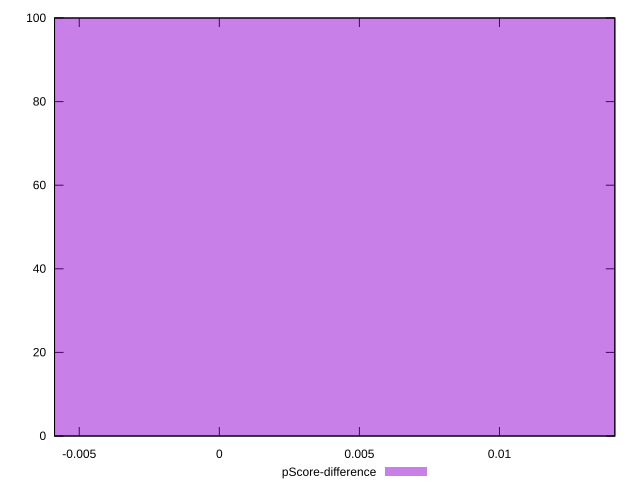

Write gnuplot code to recreate this figure.
reset

$pScoreDifference <<EOF
0 100
EOF

set key outside below
set boxwidth 0.1
set xrange [-0.0058823529411764965:0.014117647058823504]
set yrange [0:100]
set trange [0:100]
set style fill transparent solid 0.5 noborder
set terminal svg size 640, 490 enhanced background rgb 'white'
set output "report_00009_2021-02-08T22-37-41.559Z/uses-webp-images/samples/pages+cached+noadtech/pScore-difference/histogram.svg"

plot $pScoreDifference title "pScore-difference" with boxes

reset
